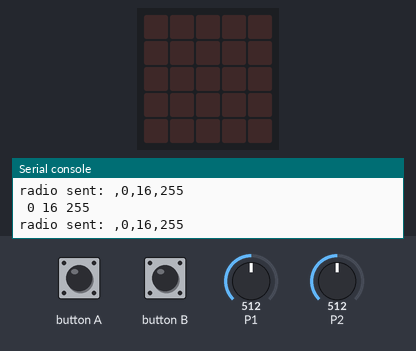
The program below on a simulated BBC micro:bit running MicroPython. Shown: the board's 5×5 LED display, the last lines printed to the serial console. Inputs (shaded band) come from the test bench; at power-on: P1 = 512, P2 = 512 (analog values on the 0–1023 scale). No radio messages arrive unless stated (any console line starting 'radio sent:' is added by the test bench).

Above: at 1.2 s.
1.3 s: button A pressed for 0.15 s
At 2.3 s:
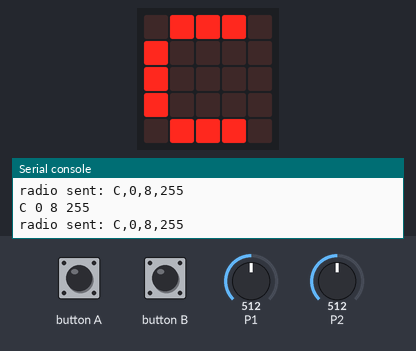
4.4 s: button B pressed for 0.15 s
At 4.68 s:
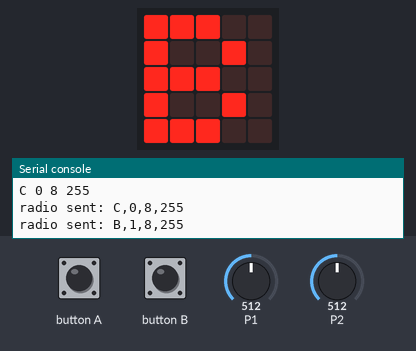
7.5 s: button A pressed for 1 s
At 8.7 s:
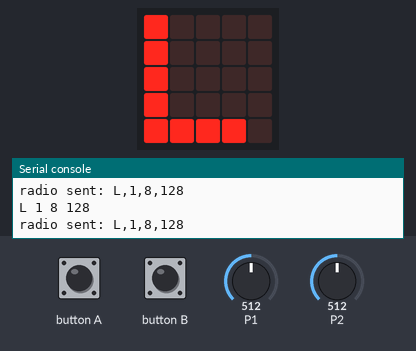
14.5 s: button B pressed for 1 s
At 14.71 s:
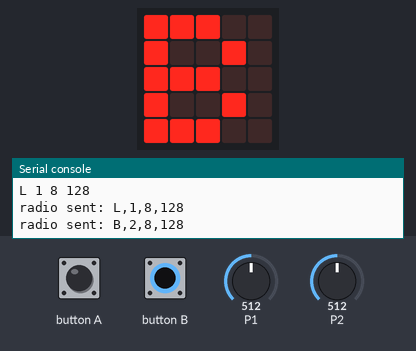
Timing chart, 0 to 17.5 s (numbered marks = the images above; inputs shaded):
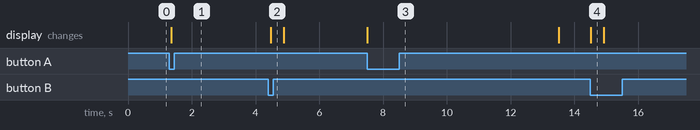

Measured:
- after the input at 1.3 s, the display: changes after 0.05 s (image 1)
- after the input at 4.4 s, the display: changes after 0.08 s (image 2)
- after the input at 7.5 s, the display: first differs from a run without the input at once (image 3)
- after the input at 14.5 s, the display: changes at once (image 4)
- what the display in image 4 shows lasts 0.4 s, from 14.5 s to 14.9 s

The program:

master.py
```python
from microbit import *

import radio
radio.on()
radio.config(channel=42)
radio.config(power=7)

toggleMode = False
indexOfLED = 16
bightness = 255
color = 0
mode = ""

while True:
    potv01 = pin1.read_analog()
    potv02 = pin2.read_analog()

    if button_a.was_pressed():
        toggleMode = not toggleMode
        if toggleMode:
            mode = "C"
        elif toggleMode == False:
            mode = "L"

    if mode == "C":
        indexOfLED = int(potv01 / 64)

    if mode == "L":
        bightness = int(potv02 / 4)

    if button_b.was_pressed():
        if color < 6:
            color +=1
        else:
            color = 0
        radio.send("{0},{1},{2},{3}".format("B", color, indexOfLED, bightness))
        display.show("B")
        sleep(400)

    display.show(mode)
    print(mode, color, indexOfLED, bightness)

    radio.send("{0},{1},{2},{3}".format(mode, color, indexOfLED, bightness))
    sleep(80)
    display.clear()
```
